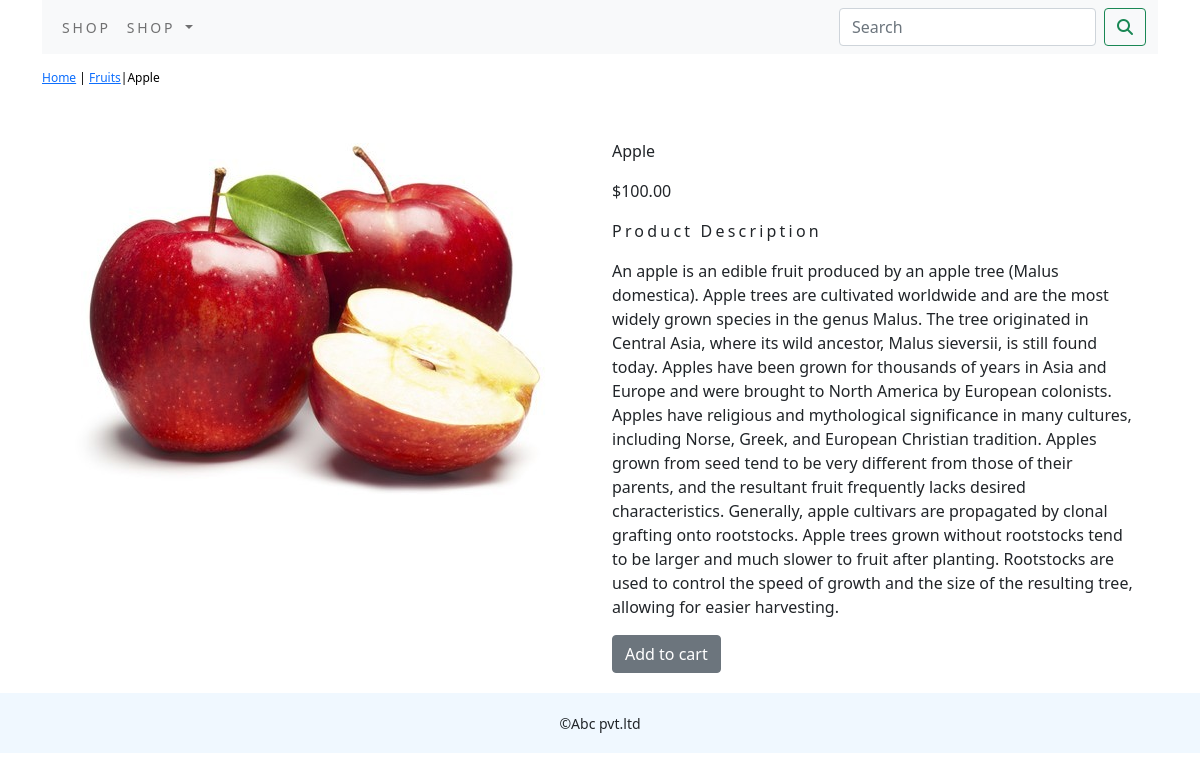
The page /shop/fruits/apple/ on the database its author committed.
### shop/models.py (models this page shows, shortened)
class Product(models.Model):
    name = models.CharField(max_length=250, unique=True)
    slug = models.SlugField(max_length=250, unique=True)
    description = models.TextField(blank=True)
    price = models.DecimalField(max_digits=10, decimal_places=2)
    category = models.ForeignKey(Category, on_delete=models.CASCADE)
    image = models.ImageField(upload_to='product', blank=True)
    stock = models.IntegerField()
    available = models.BooleanField(default=True)
    created = models.DateTimeField(auto_now_add=True)
    updated = models.DateTimeField(auto_now=True)
    class Meta:
        ordering = ('name',)
        verbose_name = 'product'
        verbose_name_plural = 'products'

class Category(models.Model):
    name = models.CharField(max_length=250, unique=True)
    slug = models.SlugField(max_length=250, unique=True)
    description = models.TextField(blank=True)
    image = models.ImageField(upload_to='category', blank=True)
    class Meta:
        ordering = ('name',)
        verbose_name = 'category'
        verbose_name_plural = 'categories'
    def get_url(self):
        return reverse('shop:products_by_category', args=[self.slug])
    def __str__(self):
        return '{}'.format(self.name)

### shop/views.py (the view)
# urls.py: path('<slug:c_slug>/<slug:product_slug>/', views.proDetail, name='prodCatdetail')
def proDetail(request, c_slug, product_slug):
    try:
        product = Product.objects.get(category__slug=c_slug, slug=product_slug)
    except Exception as e:
        raise e
    return render(request, 'product.html', {'product': product})

### cart/context_processors.py (called while the page is built)
def counter(request):
    item_count = 0
    if 'admin' in request.path:
        return {}
    else:
        try:
            cart = Cart.objects.filter(cart_id=_cart_id(request))
            cart_items = CartItem.objects.all().filter(cart=cart[:1])
            for cart_item in cart_items:
                item_count += cart_item.quantity
        except Cart.DoesNotExist:
            item_count = 0
    return dict(item_count=item_count)

### cart/views.py (called while the page is built)
def _cart_id(request):
    cart = request.session.session_key
    if not cart:
        cart = request.session.create()
    return cart

### shop/context_processors.py (called while the page is built)
def menu_links(request):
    links = Category.objects.all()
    return dict(links=links)

### templates/product.html (shortened to what this page needs)
{% extends 'base.html' %}
{% load static %}
{% block content %}
<div class="row my_prod_row_class">
    <div class="mx_auto">
        <p><a href="{% url 'shop:allProdCat' %}">Home</a> | <a href="{{product.category.get_url}}">{{product.category}}</a>|{{product.name}} </p>
    </div>
    <div class="container">
<br>
<div class="row">
    <div class="col-12 col-sm-12 col-md-12 col-lg-6 text-center">
        <div style="min-width:18rem">
            <img src="{{product.image.url}}" alt="{{product.name}}">
        </div>
    </div>
        <div class="col-12 col-sm-12 col-md-12 col-lg-6">
            <div>
            <h1 class="my_product_title">{{product.name}}</h1>
            <p>${{product.price}}</p>
            <p class="my_title">Product Description</p>
             <p class="text-justify my_prod_text">{{product.description}}</p>
            {% if product.stock <= 0 %}
                <p class="text-justify my_prod_text"><b>Out of stock</b></p>
            {% else %}
               <a class="btn btn-secondary" href="{% url 'cart:add_cart' product.id %}">Add to cart</a>
            {% endif %}
        </div>
        </div>
        </div>
    </div>
</div>
{% endblock %}

### static/css/custom.css (style rules this page uses)
body { font-family:font-family: 'Roboto', sans-serif; }
.my_title { font-size:16px; text_transform:uppercase; letter-spacing:.2em; }
.my_prod_row_class { padding-top : 15px; padding-bottom : 20px; }
.my_prod_row_class .mx_auto { color :#000; font-size:12px; text-decoration:none; }
.my_product_title { font-size:16px; text_transform : uppercase; letter_spacing:.2em; padding-top:15px; padding-bottom:10px; }
.my_prod_text { padding-right:20px; }

### rows shown on the page
Product: category "Fruits", name "Apple", image (picture), price "100.00", description "An apple is an edible fruit produced by an apple tree (Malus domestica). Apple trees are cultivated worldwide and are the most widely grown species in the genus Malus. The tree originated in Central Asia, where its wild ancestor, Malus sieversii, is still found today. Apples have been grown for thousands of years in Asia and Europe and were brought to North America by European colonists. Apples have religious and mythological significance in many cultures, including Norse, Greek, and European Christian tradition. Apples grown from seed tend to be very different from those of their parents, and the resultant fruit frequently lacks desired characteristics. Generally, apple cultivars are…"
